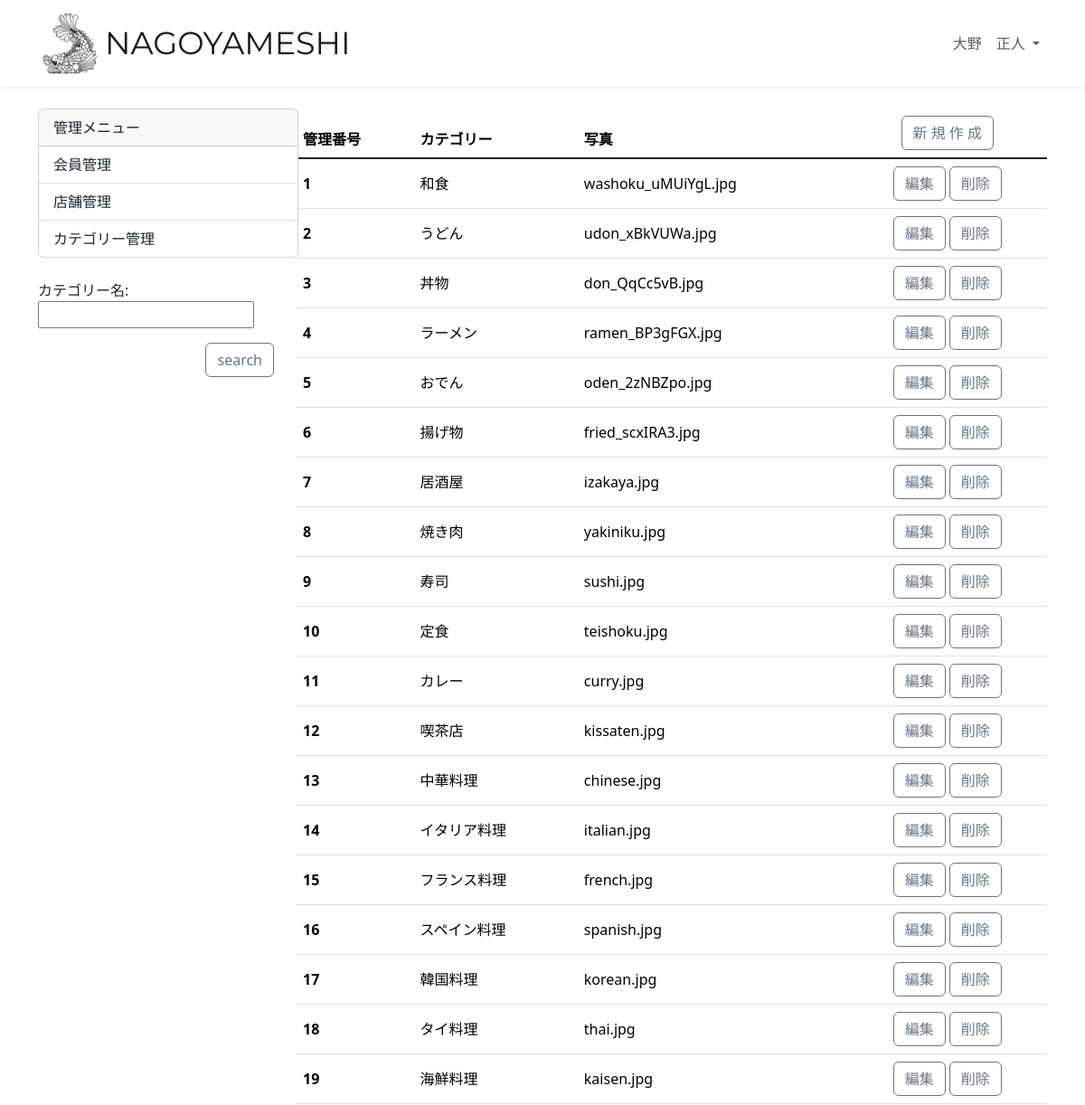
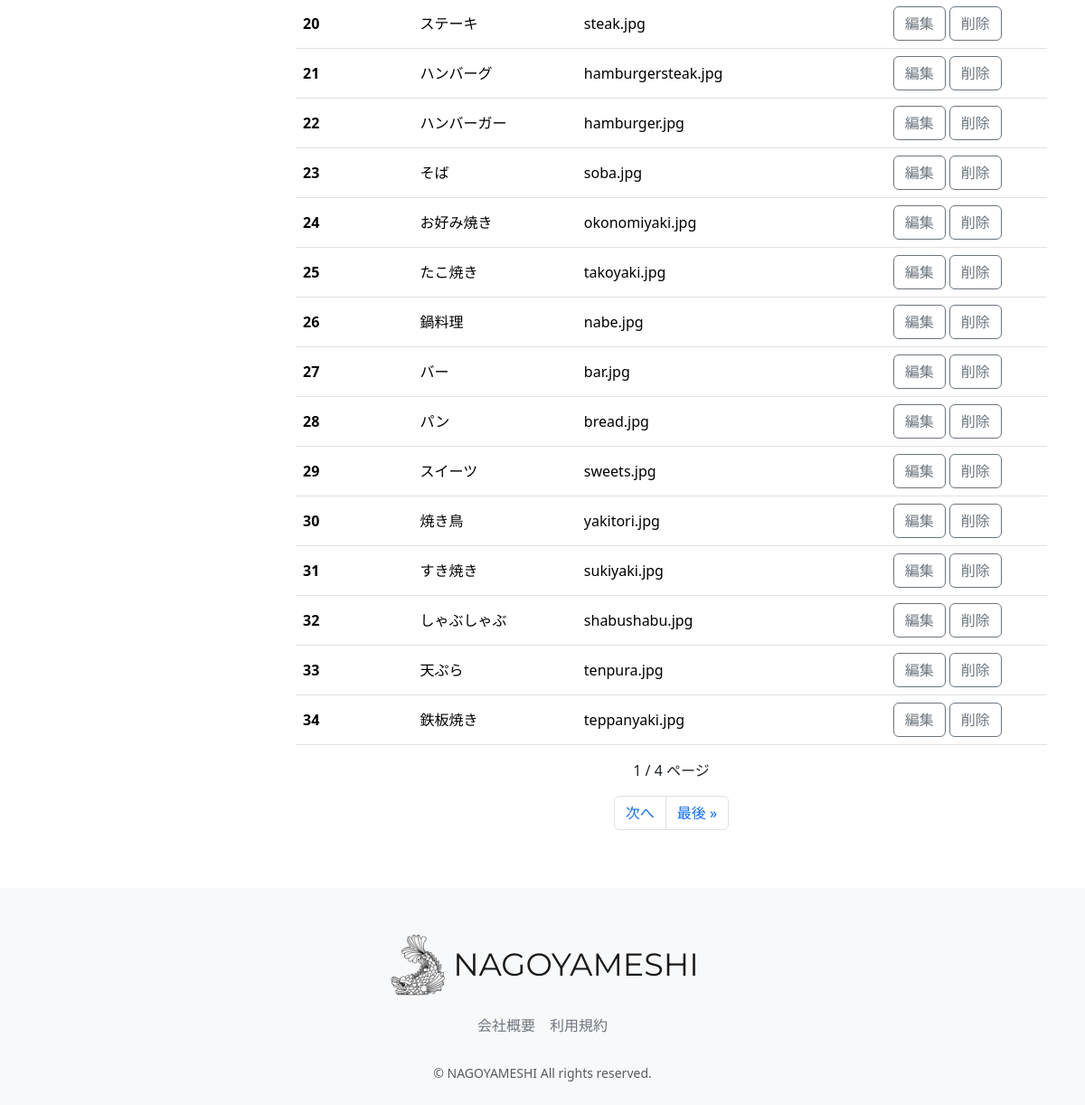
Before: /accounts/management_category (signed in) with the older database file (2 pictures, top to bottom).
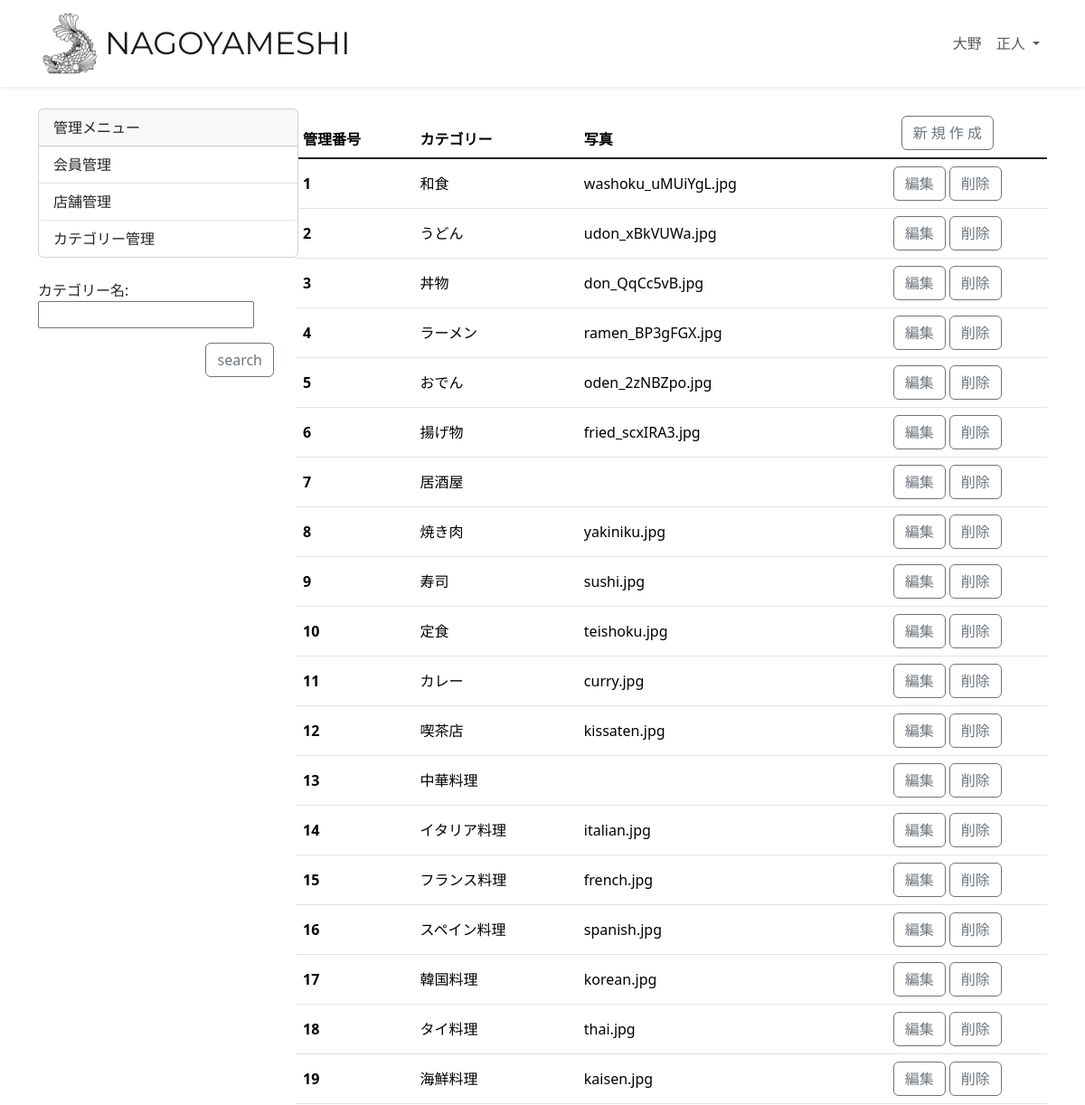
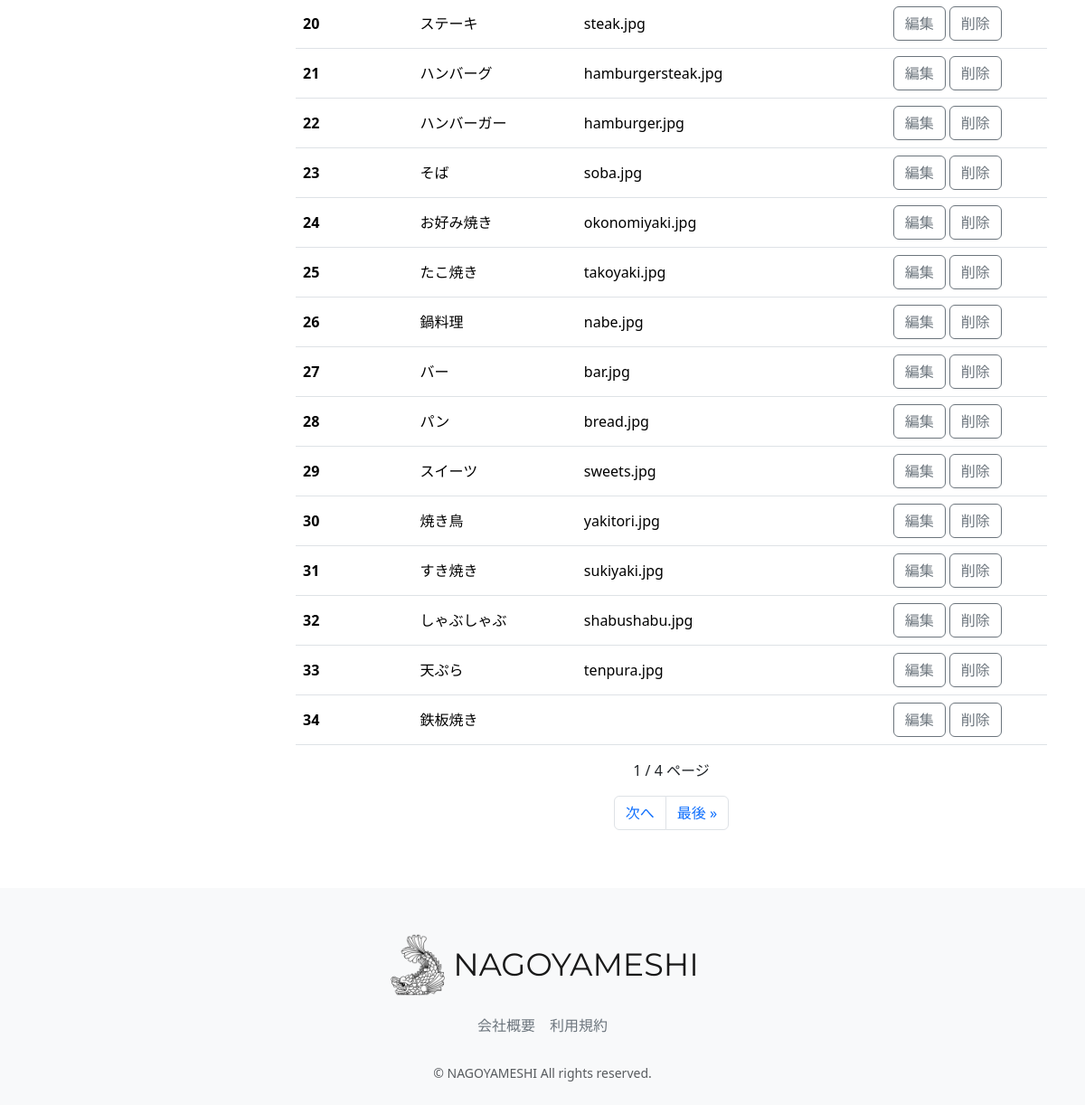
After: the same page with the newer database file (2 pictures, top to bottom).
### restaurant/models.py (models this page shows, shortened)
class Category(models.Model):
    name = models.CharField(verbose_name="カテゴリー名", max_length=64)
    photo = models.ImageField(verbose_name="写真", blank=True, null=True)
    class Meta:
        verbose_name = 'カテゴリー一覧'
        verbose_name_plural = "テゴリー一覧"

### accounts/views.py (the view)
# urls.py: path('management_category', views.CategoryList.as_view(),name='management_category',),
class CategoryList(OnlyManagementUserMixin, ListView):
    template_name = 'management/management_category.html'
    model = Category
    paginate_by = 10
    def get_context_data(self, **kwargs):
        context = super().get_context_data(**kwargs)
        context["filter"] = CategoryFilter(self.request.GET,
                queryset=self.get_queryset())
        return context

### accounts/mixins.py (called while the page is built)
    def test_func(self):
        user = self.request.user
        return user.is_staff

### accounts/templates/management/management_category.html (shortened to what this page needs)
{% extends "layout/base.html" %}
{% load static %}
{% block content %}
<main>
  <br>
  <div class="container nagoyameshi-container pb-5">
    <div class="row justify-content-center">
      <div class="col-xl-3 col-lg-4 col-md-12">
        <div class="card" style="width: 18rem;">
          <div class="card-header">
            管理メニュー
          </div>
          <ul class="list-group list-group-flush">
            <li class="list-group-item">
              <a class="dropdown-item" href="{% url 'management_user' %}">会員管理</a>
            </li>
            <li class="list-group-item">
              <a class="dropdown-item" href="{% url 'management_shop' %}">店舗管理</a>
            </li>
            <li class="list-group-item">
              <a class="dropdown-item" href="{% url 'management_category' %}">カテゴリー管理</a>
            </li>
          </ul>
        </div>
        <br>
        <form method="get">
          {{ filter.form.as_p }}
          <div class="d-flex justify-content-end">
            <input class="btn btn-outline-secondary"  type="submit" value="search" >
          </div>
        </form>
      </div>
      <div class="col">
        <div class="d-flex justify-content-between flex-wrap">
          <table class="table">
            <thead>
              <tr>
                <th scope="col">管理番号</th>
                <th scope="col">カテゴリー</th>
                <th scope="col">写真</th>
                <th>
                  <div class="text-center">
                    <button class="btn btn-outline-secondary"  onclick="location.href='{% url 'management_category_form' %}'"> 新 規 作 成 </button>
                  </div>
                </th>
              </tr>
            </thead>
            <tbody class="table-group-divider">
              <tr>
                {% for obj in filter.qs %}
                <th scope="row"  class="align-middle">{{ obj.id }}</th>
                <td class="align-middle">{{ obj.name }}</td>
                <td class="align-middle">{{ obj.photo }} </td>
                <td class="align-middle">
                  <div class="text-center">
                    <button class="btn btn-outline-secondary" onclick="location.href='{% url 'management_category_update_form' pk=obj.pk %}'">編集</button>
                    <button class="btn btn-outline-secondary" onclick="location.href='{% url 'management_category_confirm_delete' pk=obj.pk %}'">削除</button>
                  </div>
                </td>
              </tr>
              {% endfor %}
            </tbody>
          </table>
        </div>
        <p class="text-center">
          {{ page_obj.number }} / {{ page_obj.paginator.num_pages }} ページ<br>
        </p>
        <nav aria-label="Page navigation example">
          <ul class="pagination justify-content-center">
            {% if page_obj.has_next %}
            <li class="page-item"><a class="page-link" href="?page={{ page_obj.next_page_number }}">次へ</a></li>
            <li class="page-item"><a class="page-link" href="?page={{ page_obj.paginator.num_pages }}">最後 &raquo;</a></li>
            {% endif %}
          </ul>
        </nav>
      </div>
    </div>
  </div>
</main>
{% endblock %}

Changed rows visible on the page:
changed Category "居酒屋": photo "izakaya.jpg" → (not shown)
changed Category "中華料理": photo "chinese.jpg" → (not shown)
changed Category "鉄板焼き": photo "teppanyaki.jpg" → (not shown)
